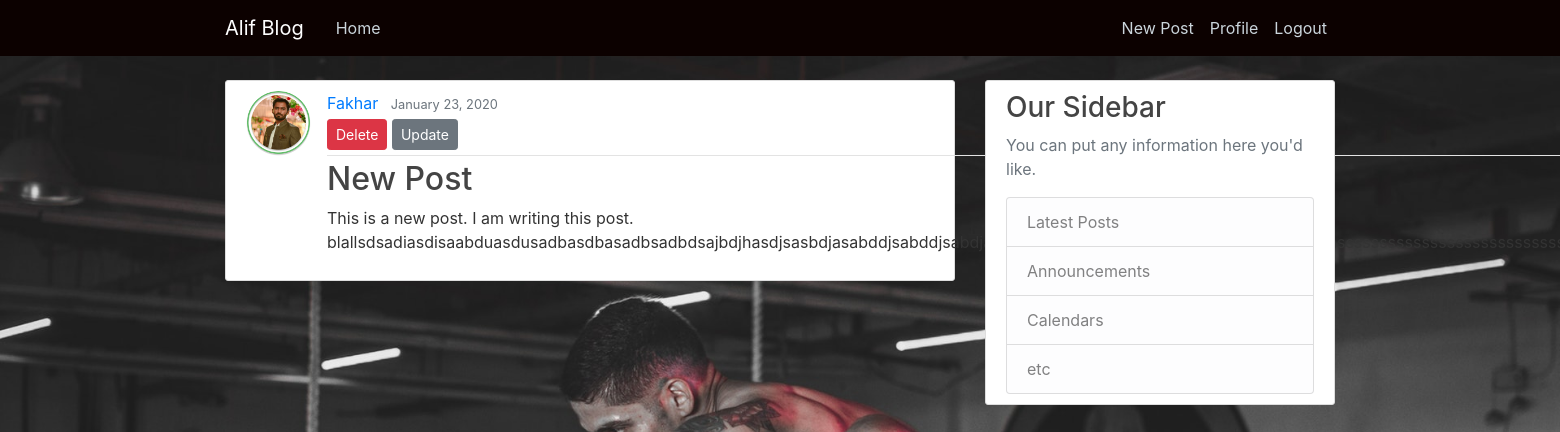
Page /blog_app/post_detail/27/ (signed in) on the committed database.
### blog_app/models.py (models this page shows, shortened)
class Post(models.Model):
    title = models.CharField(max_length=50)
    date_posted = models.DateTimeField(default=timezone.now)
    content = models.TextField()
    author = models.ForeignKey(User, on_delete=models.CASCADE)
    class Meta:
        verbose_name = 'Post'
        verbose_name_plural = 'Posts'

class Profile(models.Model):
    user = models.OneToOneField(User, on_delete=models.CASCADE)
    profile_pic = models.ImageField(upload_to='profile_pics', default='default.jpg')

### blog_app/views.py (the view)
# urls.py: path('post_detail/<int:pk>/', PostDetailView.as_view(), name='post_detail'),
class PostDetailView(LoginRequiredMixin, DetailView):
    model = Post

### templates/blog_app/post_detail.html (shortened to what this page needs)
{% extends 'blog_app/blog_base.html' %}
{% block content %}
    <article class="media content-section">
          <img class="rounded-circle article-img" src="{{ object.author.profile.profile_pic.url }}" alt="Author's Image">
          <div class="media-body">
                <div class="article-metadata">
                  <a class="mr-2" href="{% url 'blog_app:user_posts' object.author.username %}">{{ object.author }}</a>
                  <small class="text-muted">{{ object.date_posted|date:'F d, Y' }}</small>
                    {% if object.author == user %}
                      <div>
                        <a class="btn btn-danger btn-sm mt-1 mb-1" href="{% url 'blog_app:post_delete' object.pk %}">Delete</a>
                        <a class="btn btn-secondary btn-sm mt-1 mb-1" href="{% url 'blog_app:post_update' object.pk %}">Update</a>
                      </div>
                  {% endif %}
                </div>
                <h2 class="article-title">{{ object.title }}</h2>
                <p class="article-content">{{ object.content }}</p>
          </div>
    </article>
{% endblock content %}

### static/blog_app/css/main.css (style rules this page uses)
body { background: #fafafa; color: #333333; margin-top: 5rem; background: url('../../images/p1.jpg'); background-repeat: no-repeat; background-size: cover; }
h1, h2, h3, h4, h5, h6 { color: #444444; }
.content-section { background: #ffffff; padding: 10px 20px; border: 1px solid #dddddd; border-radius: 3px; margin-bottom: 20px; }
.article-title { color: #444444; }
.article-content { white-space: pre-line; }
.article-img { height: 65px; width: 65px; margin-right: 16px; }
.article-metadata { padding-bottom: 1px; margin-bottom: 4px; border-bottom: 1px solid #e3e3e3 }

### rows in the picture
Post: author.profile.profile_pic (picture), author "Fakhar", date_posted "January 23, 2020", title "New Post", content "This is a new post. I am writing this post.…"
